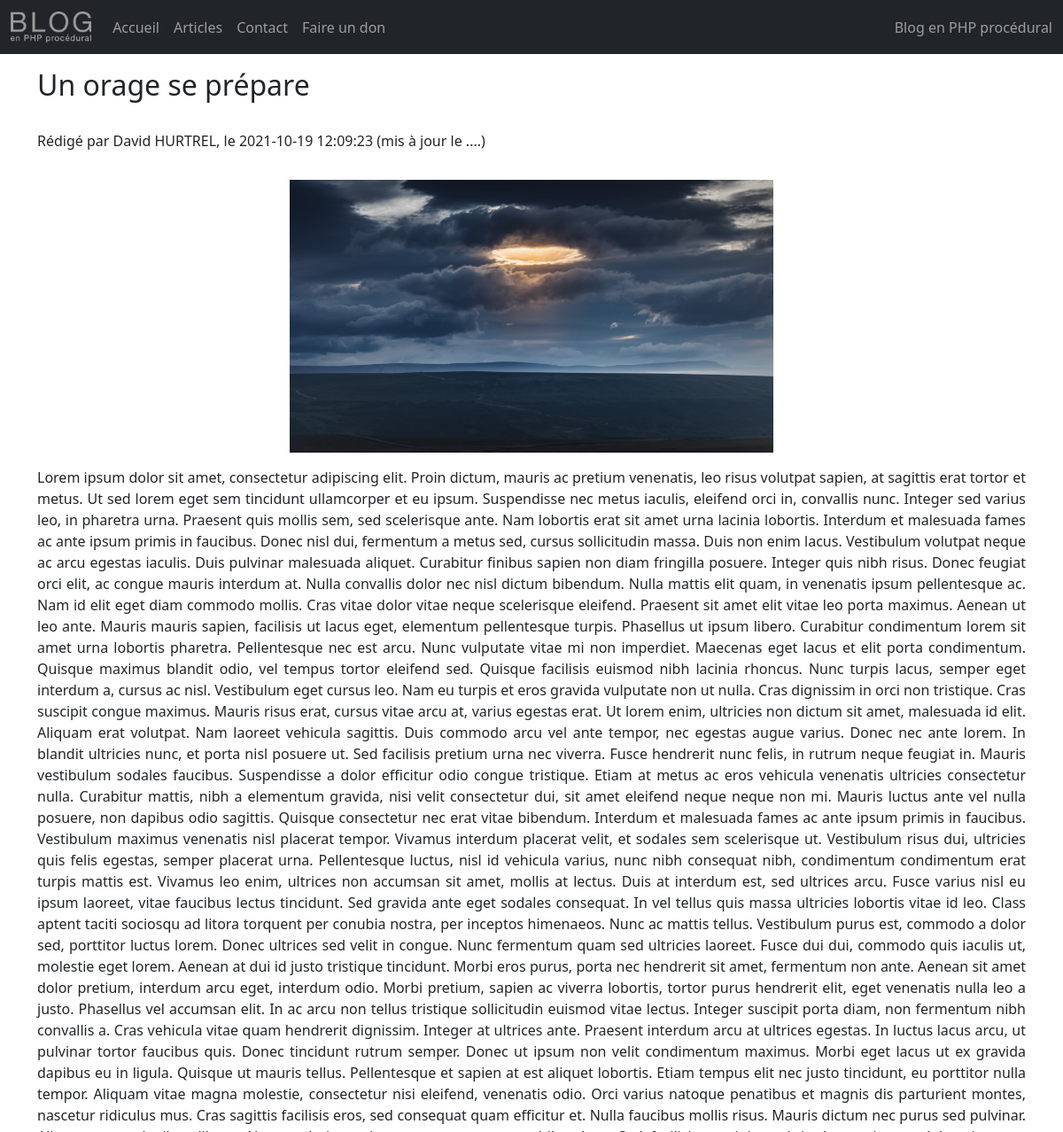
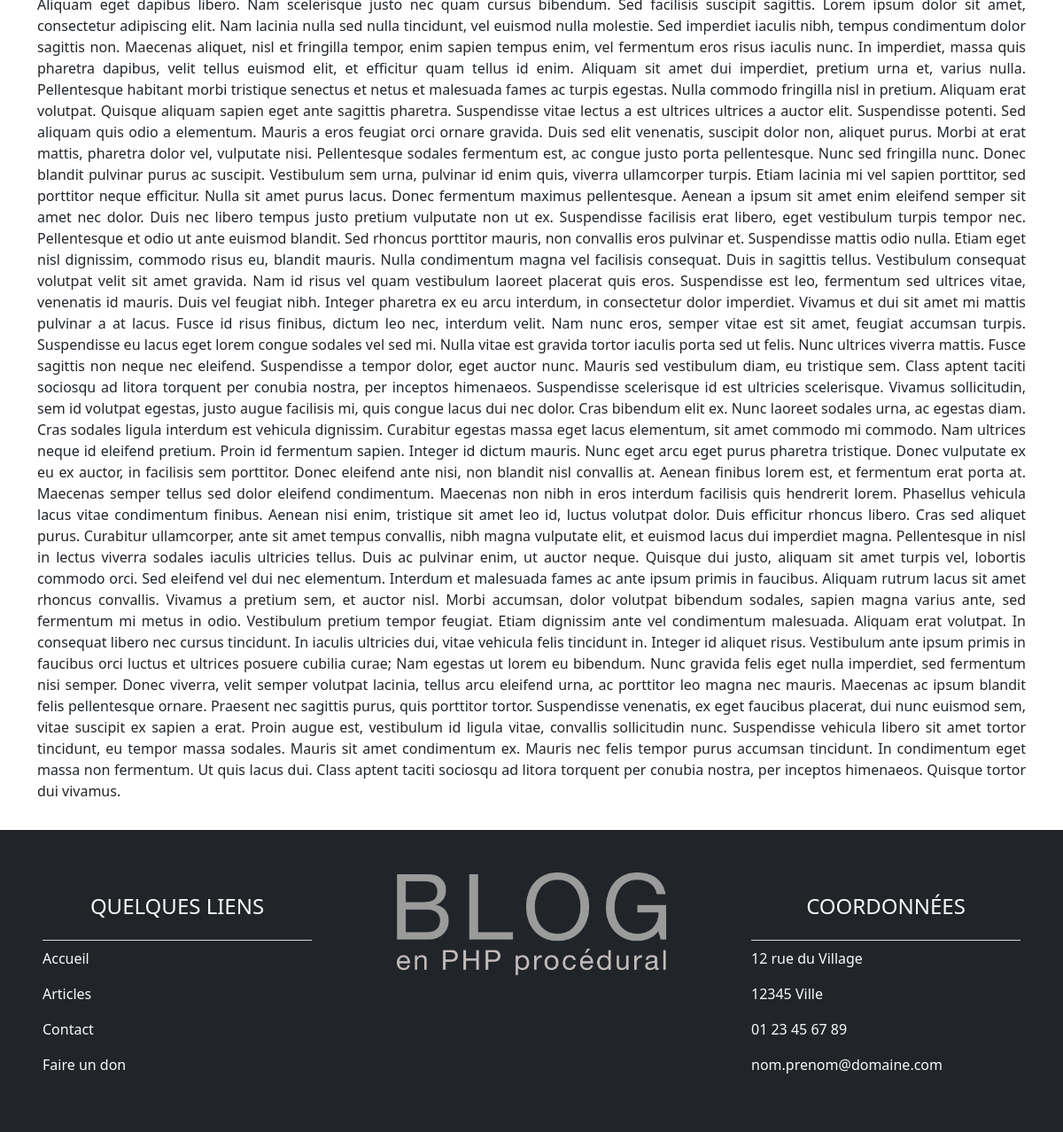
The app's page /index.php?page=post&article=8 with its own data (2 pictures, top to bottom).
### tables this page shows
CREATE TABLE `post` (
  `id` int(11) NOT NULL,
  `title` varchar(100) NOT NULL,
  `content` text NOT NULL,
  `img` varchar(20) NOT NULL,
  `alt` varchar(100) NOT NULL,
  `author` varchar(45) NOT NULL,
  `created_at` datetime NOT NULL,
  `updated_at` datetime DEFAULT NULL,
  `published` tinyint(1) DEFAULT NULL
);

### views/post.php (the view)
<?php
    $id = (int)$_GET['article'];
    $req = $db->query('SELECT * FROM post WHERE id=' . $id);
    $post = $req->fetch();
?>
<div class="container my-3">
    <div class="row">
        <div class="col-12">
            <h1><?= $post['title'] ?></h1>
            <p>Rédigé par <?= $post['author'] ?>, le <?= $post['created_at'] ?> (mis à jour le ....)</p>
        </div>
        <div class="col-sm-12 col-md-8 offset-md-2 col-lg-6 offset-lg-3 my-3">
            <img src="assets/img/posts/<?= $post['img'] ?>" alt="<?= $post['alt'] ?>" class="w-100">
        </div>
        <div class="col-12">
            <p><?= $post['content'] ?></p>
        </div>
    </div>
</div>

### assets/css/style.css (style rules this page uses)
* { margin: 0; padding: 0; list-style-type: none; text-decoration: none; }
* { font-weight: lighter; }
h1 { font-size: 2em; font-weight: 300; margin-bottom: 1em; }
p { text-align: justify; }

### records on screen
post: title "Un orage se prépare", author "David HURTREL", created_at "2021-10-19 12:09:23", img (picture), content "Lorem ipsum dolor sit amet, consectetur adipiscing elit. Proin dictum, mauris ac pretium venenatis, leo risus volutpat sapien, at sagittis erat tortor et metus. Ut sed lorem eget sem tincidunt ullamcorper et eu ipsum. Suspendisse nec metus iaculis, eleifend orci in, convallis nunc. Integer sed varius leo, in pharetra urna. Praesent quis mollis sem, sed scelerisque ante. Nam lobortis erat sit amet urna lacinia lobortis. Interdum et malesuada fames ac ante ipsum primis in faucibus. Donec nisl dui, fermentum a metus sed, cursus sollicitudin massa. Duis non enim lacus. Vestibulum volutpat neque ac arcu egestas iaculis. Duis pulvinar malesuada aliquet. Curabitur finibus sapien non diam fringilla…"
